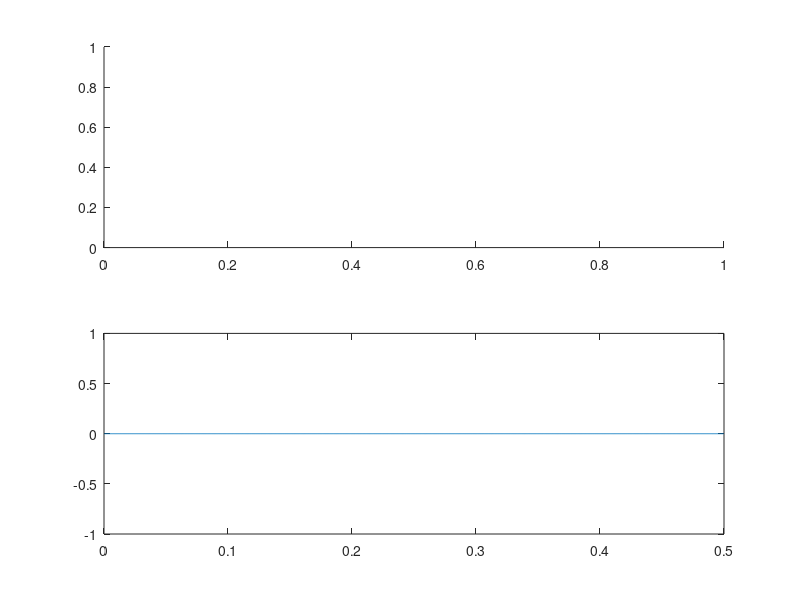

The MATLAB source for this figure: (Note: this script raises an error after producing the figure.)
    
clc; clear; close all;
    load syncMaster; 
    N = length(y);
    
    figure;
    subplot(212); plot(ExcitedHarm/N,zeros(size(ExcitedHarm)));
    for ii = 0:8
        
        u_shifted = circshift(u,[ii 0]);

        UR_1 = fft(u_shifted)./fft(signal);
        UR_1 = UR_1(ExcitedHarm+1);         % trim unwanted frequencies
        phase_first = unwrap( angle(UR_1) );
        ExcitedHarm_first = ExcitedHarm; % Excited Harmonics used for this measurement
    
    subplot(211); hold all; plot(ExcitedHarm_first/N,db(UR_1)); xlabel('f [cycles/sample]'); ylabel('Amp (dB)');
    subplot(212); hold all; plot(ExcitedHarm_first/N,phase_first*180/pi); xlabel('f [cycles/sample]'); ylabel('Phase (deg)');
    end